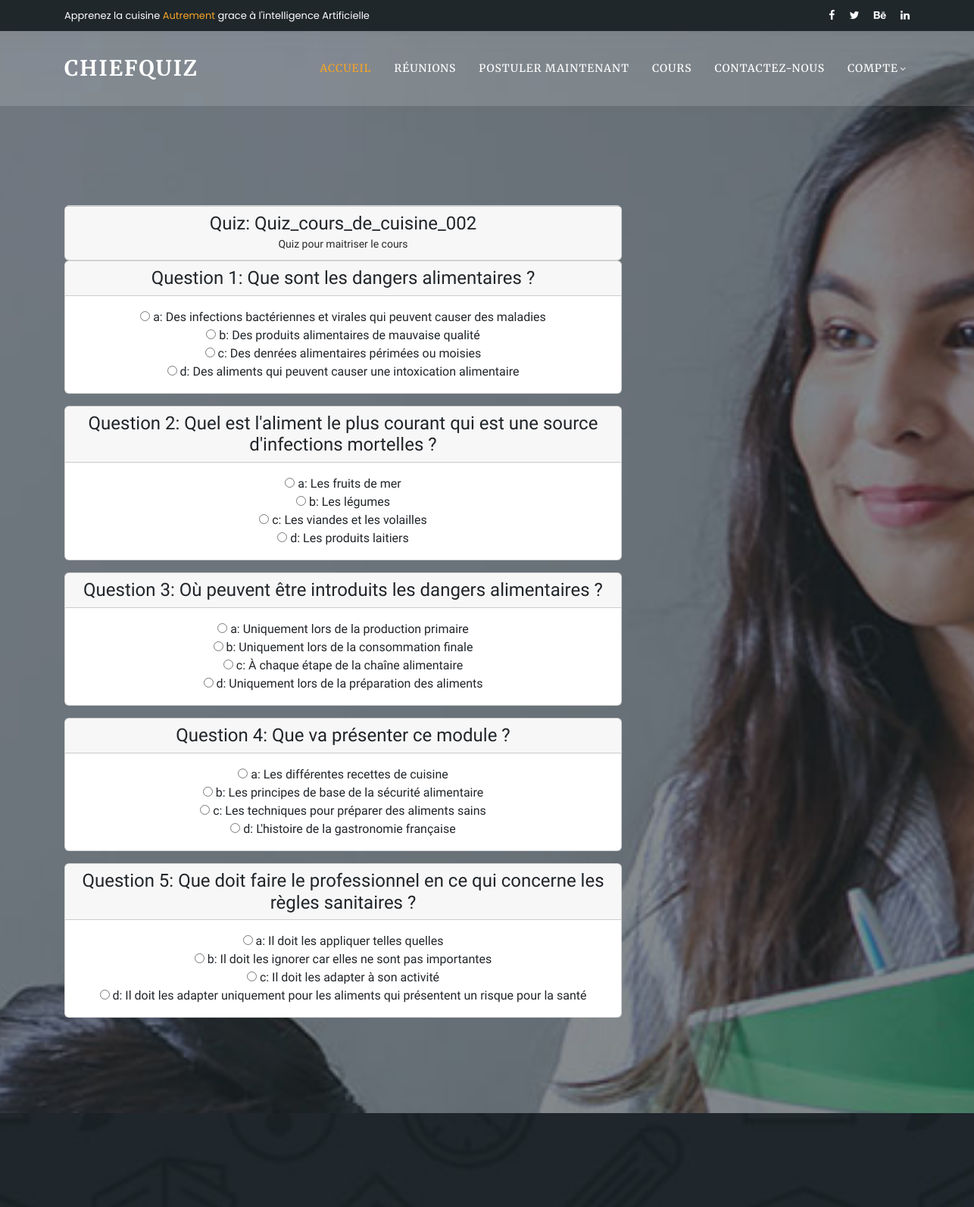
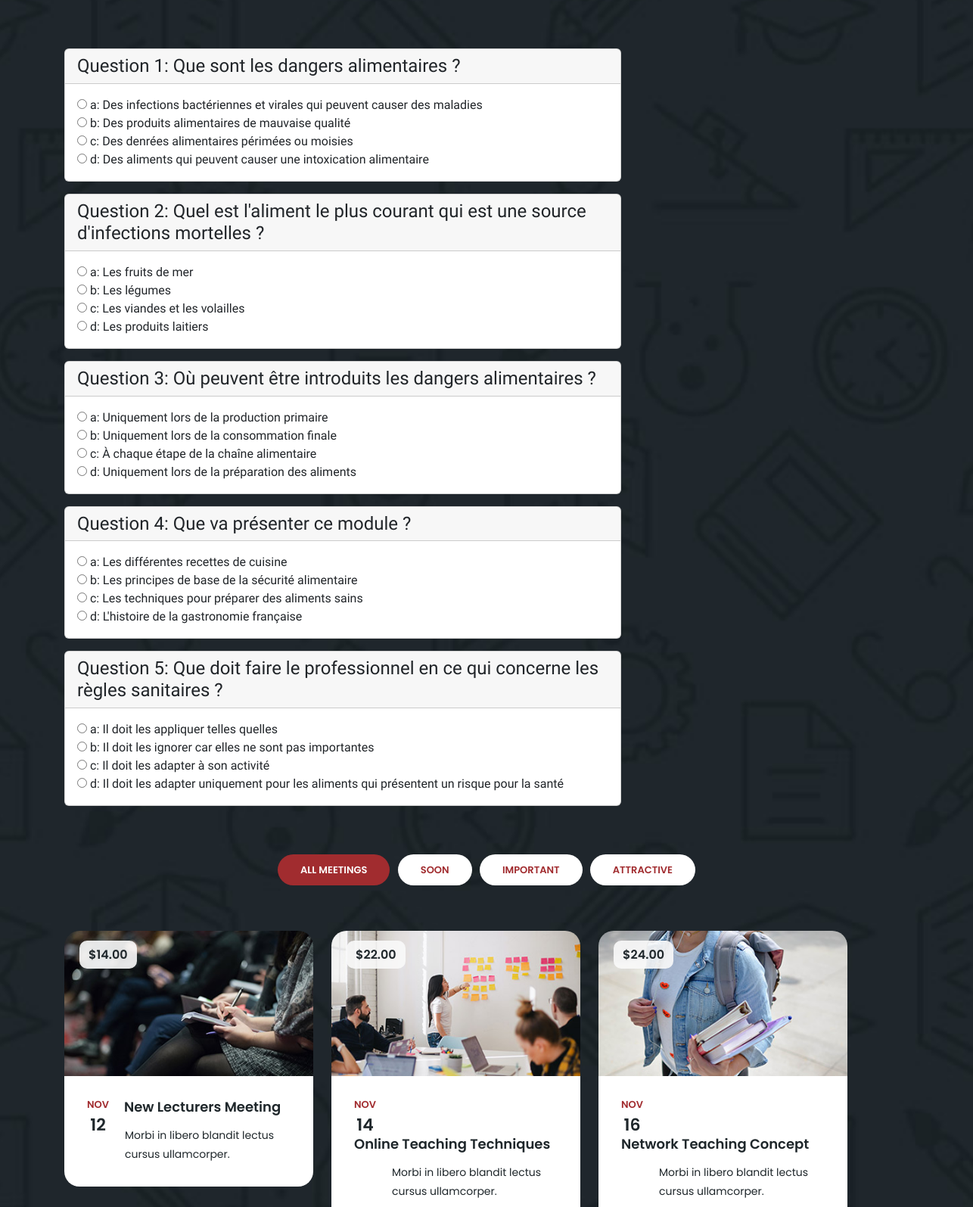
Page /quiz_score/5/ (signed in, upper part) on the committed database (2 pictures, top to bottom).
### lessons/models.py (models this page shows, shortened)
class Quiz(models.Model):
    quiz_title = models.CharField(max_length=255)
    quiz_description = models.CharField(max_length=255)
    course = models.ForeignKey(Cours, on_delete=models.CASCADE, related_name="quizzes")
    total_score = models.IntegerField(null=True, blank=True )
    max_score = models.IntegerField(null=True, blank=True )

class QuestionAnswers(models.Model):
    quiz = models.ForeignKey(Quiz, on_delete=models.CASCADE, related_name="questions")
    numero = models.IntegerField(default=True, blank=True)
    question_text = models.CharField(max_length=1000)
    options = models.JSONField(null=True, blank=True)
    required_time = models.FloatField(default=60)  # Temps requis en secondes
    user_answer = models.CharField(max_length=500, null=True, blank=True)  # Autorisez le champ vide
    great_answer = models.CharField(max_length=500)  # Réponse détaillée ou explication
    score = models.FloatField(null=True, blank=True)  # Score associé à la question

### lessons/views.py (the view, shortened to what this page needs)
# urls.py: path('quiz_score/<int:quiz_id>/', views.quiz_score, name='quiz_score'),
@login_required
def quiz_score(request, quiz_id):
    quiz = get_object_or_404(Quiz, id=quiz_id)
    questions = QuestionAnswers.objects.filter(quiz=quiz)
    return render(request, 'quiz_display.html', {'quiz': quiz, 'questions': questions})

### templates/quiz_display.html (shortened to what this page needs)
<!doctype html>
{% load static %}
<head>
    <link href="https://cdn.jsdelivr.net/npm/bootstrap@5.2.3/dist/css/bootstrap.min.css" rel="stylesheet"
>
<link rel="stylesheet" href="https://cdnjs.cloudflare.com/ajax/libs/font-awesome/5.13.0/css/all.min.css">
    <link rel="stylesheet" href="{% static 'assets/css/fontawesome.css' %}">
    <link rel="stylesheet" href="{% static 'assets/css/templatemo-edu-meeting.css' %}">
    <link rel="stylesheet" href="{% static 'assets/css/owl.css' %}">
    <link rel="stylesheet" href="{% static 'assets/css/lightbox.css' %}">
</head>
<body>
 <div class="sub-header">
  <div class="container">
    <div class="row">
      <div class="col-lg-8 col-sm-8">
        <div class="left-content">
          <p>Apprenez la cuisine <em>Autrement</em> grace à l'intelligence Artificielle</p>
        </div>
      </div>
      <div class="col-lg-4 col-sm-4">
        <div class="right-icons">
          <ul>
            <li><a href="#"><i class="fa fa-facebook"></i></a></li>
            <li><a href="#"><i class="fa fa-twitter"></i></a></li>
            <li><a href="#"><i class="fa fa-behance"></i></a></li>
            <li><a href="#"><i class="fa fa-linkedin"></i></a></li>
          </ul>
        </div>
      </div>
    </div>
  </div>
</div>
<header class="header-area header-sticky">
  <div class="container">
      <div class="row">
          <div class="col-12">
              <nav class="main-nav">
                  <a href="index.html" class="logo merriweather">
                     ChiefQuiz
                  </a>
                  <ul class="nav merriweather">
                      <li class="scroll-to-section"><a href="#top" class="active">Accueil</a></li>
                      <li><a href="meetings.html" class="merriweather">Réunions</a></li>
                      <li class="scroll-to-section"><a href="#apply">Postuler maintenant</a></li>
                      <li class="scroll-to-section"><a href="#courses">Cours</a></li>
                      <li class="scroll-to-section"><a href="#contact">Contactez-nous</a></li>
                      <li class="has-sub">
                        <a href="javascript:void(0)">Compte</a>
                    </li>
                  </ul>
              </nav>
          </div>
      </div>
  </div>
</header>
  <section class="heading-page header-text" id="top">
    <div class="container redressed">
      <div class="row">
        <div class="col-lg-8">
          <div class="card">
            <div class="card-footer">
              <h4>Quiz: {{ quiz.quiz_title }}</h4>
              <p>{{ quiz.quiz_description }} </p>
            </div>
          </div>
          <form method="POST" action="">
            {% for question in questions %}
                <div class="card mb-3">
                    <div class="card-header">
                        <h4>Question {{ forloop.counter }}: {{ question.question_text }}</h4>
                    </div>
                    <div class="card-body">
                        <ul>
                            {% for key, value in question.options.items %}
                                <li>
                                    <label>
                                        <input type="radio" name="question_{{ question.id }}" value="{{ key }}">
                                        {{ key }}: {{ value }}
                                    </label>
                                </li>
                            {% endfor %}
                        </ul>
                    </div>
                </div>
            {% endfor %}
        </form>
        </div>
      </div>
    </div>
  </section>
  <section class="meetings-page" id="meetings">
    <div class="container redressed mb-5 ">
        <div class="row mt-5">
          <div class="col-lg-8">
            <form method="POST" action="">
              {% for question in questions %}
                  <div class="card mb-3">
                      <div class="card-header">
                          <h4>Question {{ forloop.counter }}: {{ question.question_text }}</h4>
                      </div>
                      <div class="card-body">
                          <ul>
                              {% for key, value in question.options.items %}
                                  <li>
                                      <label>
                                          <input type="radio" name="question_{{ question.id }}" value="{{ key }}">
                                          {{ key }}: {{ value }}
                                      </label>
                                  </li>
                              {% endfor %}
                          </ul>
                      </div>
                  </div>
              {% endfor %}
          </form>
          </div>
        </div>
      </div>
    <div class="container">
      <div class="row">
        <div class="col-lg-12">
          <div class="row">
            <div class="col-lg-12">
              <div class="filters">
                <ul>
                  <li data-filter="*"  class="active">All Meetings</li>
                  <li data-filter=".soon">Soon</li>
                  <li data-filter=".imp">Important</li>
                  <li data-filter=".att">Attractive</li>
                </ul>
              </div>
            </div>
            <div class="col-lg-12">
              <div class="row grid">
                <div class="col-lg-4 templatemo-item-col all soon">
                  <div class="meeting-item">
                    <div class="thumb">
                      <div class="price">
                        <span>$14.00</span>
                      </div>
                      <a href="meeting-details.html"><img src="assets/images/meeting-01.jpg" alt=""></a>
                    </div>
                    <div class="down-content">
                      <div class="date">
                        <h6>Nov <span>12</span></h6>
                      </div>
                      <a href="meeting-details.html"><h4>New Lecturers Meeting</h4></a>
                      <p>Morbi in libero blandit lectus<br>cursus ullamcorper.</p>
                    </div>
                  </div>
                </div>
                <div class="col-lg-4 templatemo-item-col all imp">
                  <div class="meeting-item">
                    <div class="thumb">
                      <div class="price">
                        <span>$22.00</span>
                      </div>
                      <a href="meeting-details.html"><img src="assets/images/meeting-02.jpg" alt=""></a>
                    </div>
                    <div class="down-content">
                      <div class="date">
                        <h6>Nov <span>14</span></h6>
                      </div>
                      <a href="meeting-details.html"><h4>Online Teaching Techniques</h4></a>
                      <p>Morbi in libero blandit lectus<br>cursus ullamcorper.</p>
                    </div>
                  </div>
                </div>
                <div class="col-lg-4 templatemo-item-col all soon">
                  <div class="meeting-item">
                    <div class="thumb">
                      <div class="price">
                        <span>$24.00</span>
                      </div>
                      <a href="meeting-details.html"><img src="assets/images/meeting-03.jpg" alt=""></a>
                    </div>
                    <div class="down-content">
                      <div class="date">
                        <h6>Nov <span>16</span></h6>
                      </div>
                      <a href="meeting-details.html"><h4>Network Teaching Concept</h4></a>
                      <p>Morbi in libero blandit lectus<br>cursus ullamcorper.</p>
                    </div>
                  </div>
                </div>
              </div>
            </div>
          </div>
        </div>
      </div>
    </div>
  </section>
</body>
</body>
</html>

### templates/quiz_display.html (style rules this page uses)
.redressed { font-family: "Redressed", serif; }
.merriweather { font-family: "Merriweather", serif; }

### rows in the picture
Quiz: quiz_title "Quiz_cours_de_cuisine_002", quiz_description "Quiz pour maitriser le cours"
QuestionAnswers: question_text "Que sont les dangers alimentaires ?", user_answer "a", great_answer "Des infections bactériennes et virales qui peuvent causer des maladies", options "b" "c" "d", options "Des produits alimentaires de mauvaise qualité" "Des denrées alimentaires périmées ou moisies" "Des aliments qui peuvent causer une intoxication alimentaire", options "b" "c" "d", options "Des produits alimentaires de mauvaise qualité" "Des denrées alimentaires périmées ou moisies" "Des aliments qui peuvent causer une intoxication alimentaire"
QuestionAnswers: question_text "Quel est l'aliment le plus courant qui est une source d'infections mortelles ?", options "a" "b" "d", options "Les fruits de mer" "Les légumes" "Les produits laitiers", user_answer "c", great_answer "Les viandes et les volailles", options "a" "b" "d", options "Les fruits de mer" "Les légumes" "Les produits laitiers"
QuestionAnswers: question_text "Où peuvent être introduits les dangers alimentaires ?", options "a" "b" "d", options "Uniquement lors de la production primaire" "Uniquement lors de la consommation finale" "Uniquement lors de la préparation des aliments", user_answer "c", great_answer "À chaque étape de la chaîne alimentaire", options "a" "b" "d", options "Uniquement lors de la production primaire" "Uniquement lors de la consommation finale" "Uniquement lors de la préparation des aliments"
QuestionAnswers: question_text "Que va présenter ce module ?", options "a" "c" "d", options "Les différentes recettes de cuisine" "Les techniques pour préparer des aliments sains" "L'histoire de la gastronomie française", user_answer "b", great_answer "Les principes de base de la sécurité alimentaire", options "a" "c" "d", options "Les différentes recettes de cuisine" "Les techniques pour préparer des aliments sains" "L'histoire de la gastronomie française"
QuestionAnswers: question_text "Que doit faire le professionnel en ce qui concerne les règles sanitaires ?", options "a" "b" "c" "d", options "Il doit les appliquer telles quelles" "Il doit les ignorer car elles ne sont pas importantes" "Il doit les adapter à son activité" "Il doit les adapter uniquement pour les aliments qui présentent un risque pour la santé", options "a" "b" "c" "d", options "Il doit les appliquer telles quelles" "Il doit les ignorer car elles ne sont pas importantes" "Il doit les adapter à son activité" "Il doit les adapter uniquement pour les aliments qui présentent un risque pour la santé"
